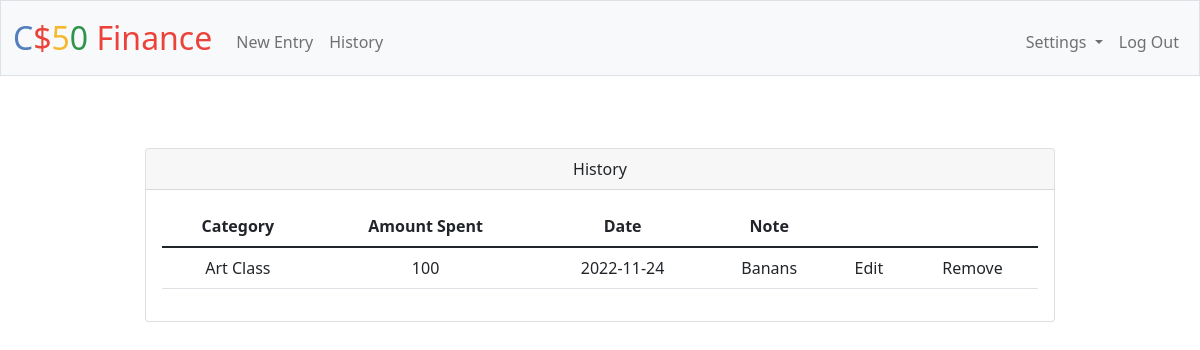
Page /history (signed in) on the earlier database version.
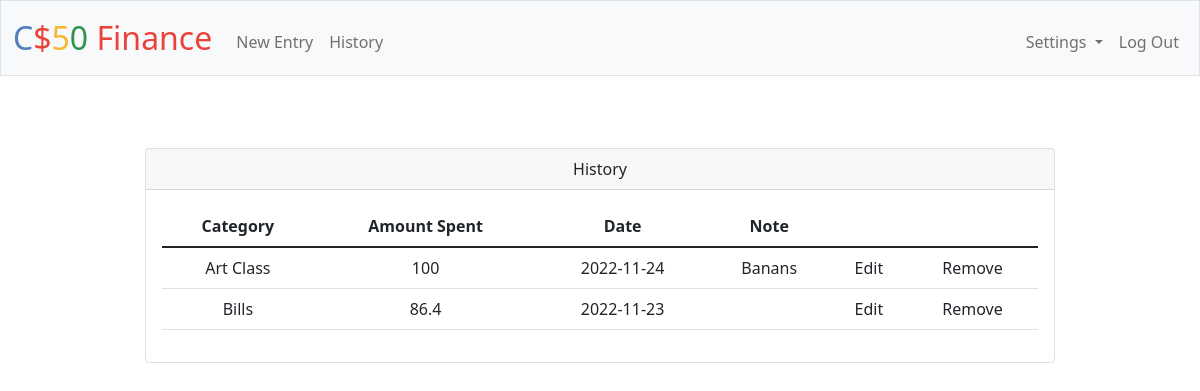
Same page on the later database version.
### tables this page shows
CREATE TABLE entries (
    id INTEGER PRIMARY KEY AUTOINCREMENT NOT NULL,
    amount NUMERIC NOT NULL,
    description TEXT,
    year NUMRIC NOT NULL,
    month NUMRIC NOT NULL,
    day NUMRIC NOT NULL,
    user_id INTEGER NOT NULL,
    category_id INTEGER NOT NULL,
    FOREIGN KEY (user_id) REFERENCES users (id),
    FOREIGN KEY (category_id) REFERENCES categories (id)
);

CREATE TABLE categories (
    id INTEGER PRIMARY KEY AUTOINCREMENT NOT NULL,
    category TEXT NOT NULL,
    user_id INTEGER NOT NULL,
    FOREIGN KEY (user_id) REFERENCES users (id)
);

### app.py (the view)
@app.route("/history")
@login_required
def history():
    history = db.execute(""" SELECT amount, description, year, month, day, categories.category
                FROM entries INNER JOIN categories ON category_id = categories.id
                WHERE entries.user_id=?""", session["user_id"])
    return render_template("history.html", history=history)

### app.py (called while the page is built)
@app.after_request
def after_request(response):
    response.headers["Cache-Control"] = "no-cache, no-store, must-revalidate"
    response.headers["Expires"] = 0
    response.headers["Pragma"] = "no-cache"
    return response

### helpers.py (called while the page is built)
def login_required(f):
    @wraps(f)
    def decorated_function(*args, **kwargs):
        if session.get("user_id") is None:
            return redirect("/login")
        return f(*args, **kwargs)
    return decorated_function

### templates/history.html (shortened to what this page needs)
{% extends "layout.html" %}
{% block main %}
    <div class="container-sm px-4 mt-4">
        <div class="col-xl-10 offset-lg-1">
            <div class="card mb-3">
                <div class="card-header">History</div>
                <div class="card-body">
                    <form action="/personal" method="post">
                        <table class="table">
                            <thead>
                                <tr>
                                    <th scope="col">Category</th>
                                    <th scope="col">Amount Spent</th>
                                    <th scope="col">Date</th>
                                    <th scope="col">Note</th>
                                </tr>
                            </thead>
                            <tbody>
                                {% for item in history %}
                                    <tr>
                                        <td>{{item.category|e}}</td>
                                        <td>{{item.amount|e}}</td>
                                        <td>{{item.year|e}}-{{item.month|e}}-{{item.day|e}}</td>
                                        <td>{{item.description|e}}</td>
                                        <td>Edit</td>
                                        <td>Remove</td>
                                    </tr>
                                {% endfor %}
                            </tbody>
                            </table>
                    </form>
                </div>
            </div>
        </div>
    </div>
{% endblock %}

### templates/layout.html (shortened to what this page needs)
<!DOCTYPE html>
<html lang="en">
    <head>
        <link href="https://cdn.jsdelivr.net/npm/bootstrap@5.1.3/dist/css/bootstrap.min.css" rel="stylesheet">
        <link href="/static/styles.css" rel="stylesheet">
    </head>
    <body>
        <nav class="bg-light border navbar navbar-expand-md navbar-light">
            <div class="container-fluid">
                <a class="navbar-brand" href="/"><span class="blue">C</span><span class="red">$</span><span class="yellow">5</span><span class="green">0</span> <span class="red">Finance</span></a>
                <div class="collapse navbar-collapse" id="navbar">
                    {% if session["user_id"] %}
                        <ul class="navbar-nav me-auto mt-2">
                            <li class="nav-item"><a class="nav-link" href="/entry">New Entry</a></li>
                            <li class="nav-item"><a class="nav-link" href="/history">History</a></li>
                        </ul>
                        <ul class="navbar-nav ms-auto mt-2">
                            <li class="nav-item dropdown">
                                <a class="nav-link dropdown-toggle" href="#" role="button" data-bs-toggle="dropdown" aria-expanded="false">
                                  Settings
                                </a>
                            </li>
                            <li class="nav-item"><a class="nav-link" href="/logout">Log Out</a></li>
                        </ul>
                    {% else %}
                        <ul class="navbar-nav ms-auto mt-2">
                            <li class="nav-item"><a class="nav-link" href="/register">Register</a></li>
                            <li class="nav-item"><a class="nav-link" href="/login">Log In</a></li>
                        </ul>
                    {% endif %}
                </div>
            </div>
        </nav>
        <main class="container-fluid py-5 text-center">
            {% block main %}{% endblock %}
        </main>
    </body>
</html>

### static/styles.css (style rules this page uses)
nav .navbar-brand { font-size: xx-large; }
nav .navbar-brand .blue { color: #537fbe; }
nav .navbar-brand .red { color: #ea433b; }
nav .navbar-brand .yellow { color: #f5b82e; }
nav .navbar-brand .green { color: #2e944b; }

Differences in the rows shown:
added entries: category "Bills", amount "86.4", year "2022", month "11", day "23"
